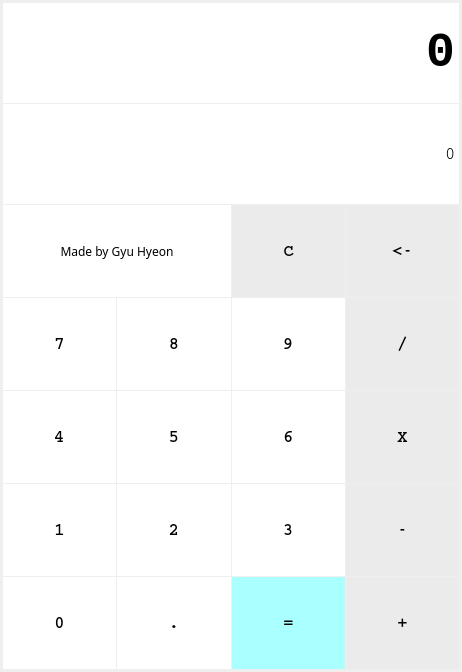
<?xml version="1.0" encoding="UTF-8"?>
<ui version="4.0">
 <class>Dialog</class>
 <widget class="QDialog" name="Dialog">
  <property name="geometry">
   <rect>
    <x>0</x>
    <y>0</y>
    <width>462</width>
    <height>672</height>
   </rect>
  </property>
  <property name="minimumSize">
   <size>
    <width>462</width>
    <height>672</height>
   </size>
  </property>
  <property name="maximumSize">
   <size>
    <width>462</width>
    <height>672</height>
   </size>
  </property>
  <property name="windowTitle">
   <string>규현계산기</string>
  </property>
  <property name="windowIcon">
   <iconset>
    <normaloff>../calculator.png</normaloff>../calculator.png</iconset>
  </property>
  <property name="styleSheet">
   <string notr="true"/>
  </property>
  <layout class="QVBoxLayout" name="verticalLayout_2">
   <property name="spacing">
    <number>1</number>
   </property>
   <property name="leftMargin">
    <number>1</number>
   </property>
   <property name="topMargin">
    <number>1</number>
   </property>
   <property name="rightMargin">
    <number>1</number>
   </property>
   <property name="bottomMargin">
    <number>1</number>
   </property>
   <item>
    <widget class="QWidget" name="widget" native="true">
     <layout class="QHBoxLayout" name="horizontalLayout">
      <property name="spacing">
       <number>0</number>
      </property>
      <property name="leftMargin">
       <number>1</number>
      </property>
      <property name="topMargin">
       <number>1</number>
      </property>
      <property name="rightMargin">
       <number>1</number>
      </property>
      <property name="bottomMargin">
       <number>1</number>
      </property>
      <item>
       <layout class="QVBoxLayout" name="verticalLayout">
        <property name="spacing">
         <number>1</number>
        </property>
        <property name="leftMargin">
         <number>1</number>
        </property>
        <property name="topMargin">
         <number>1</number>
        </property>
        <property name="rightMargin">
         <number>1</number>
        </property>
        <property name="bottomMargin">
         <number>1</number>
        </property>
        <item>
         <widget class="QLineEdit" name="lineEdit_re">
          <property name="minimumSize">
           <size>
            <width>0</width>
            <height>100</height>
           </size>
          </property>
          <property name="font">
           <font>
            <family>Courier New</family>
            <pointsize>36</pointsize>
            <weight>75</weight>
            <bold>true</bold>
           </font>
          </property>
          <property name="text">
           <string>0</string>
          </property>
          <property name="frame">
           <bool>false</bool>
          </property>
          <property name="alignment">
           <set>Qt::AlignRight|Qt::AlignTrailing|Qt::AlignVCenter</set>
          </property>
         </widget>
        </item>
        <item>
         <widget class="QLineEdit" name="lineEdit_fo">
          <property name="minimumSize">
           <size>
            <width>0</width>
            <height>100</height>
           </size>
          </property>
          <property name="font">
           <font>
            <family>Courier</family>
            <pointsize>13</pointsize>
            <weight>50</weight>
            <bold>false</bold>
           </font>
          </property>
          <property name="text">
           <string>0</string>
          </property>
          <property name="frame">
           <bool>false</bool>
          </property>
          <property name="alignment">
           <set>Qt::AlignRight|Qt::AlignTrailing|Qt::AlignVCenter</set>
          </property>
         </widget>
        </item>
        <item>
         <layout class="QGridLayout" name="gridLayout">
          <property name="spacing">
           <number>1</number>
          </property>
          <item row="0" column="2">
           <widget class="QPushButton" name="pushButton_cl">
            <property name="minimumSize">
             <size>
              <width>100</width>
              <height>92</height>
             </size>
            </property>
            <property name="font">
             <font>
              <family>Courier</family>
              <pointsize>13</pointsize>
              <weight>75</weight>
              <italic>false</italic>
              <bold>true</bold>
             </font>
            </property>
            <property name="styleSheet">
             <string notr="true">background-color: rgb(235, 235, 235);
border: 0pt;


</string>
            </property>
            <property name="text">
             <string>C</string>
            </property>
           </widget>
          </item>
          <item row="0" column="3">
           <widget class="QPushButton" name="pushButton_ba">
            <property name="minimumSize">
             <size>
              <width>100</width>
              <height>92</height>
             </size>
            </property>
            <property name="font">
             <font>
              <family>Courier</family>
              <pointsize>13</pointsize>
              <weight>75</weight>
              <italic>false</italic>
              <bold>true</bold>
             </font>
            </property>
            <property name="styleSheet">
             <string notr="true">background-color: rgb(235, 235, 235);
border: 0pt;


</string>
            </property>
            <property name="text">
             <string>&lt;-</string>
            </property>
           </widget>
          </item>
          <item row="1" column="0">
           <widget class="QPushButton" name="pushButton_7">
            <property name="minimumSize">
             <size>
              <width>100</width>
              <height>92</height>
             </size>
            </property>
            <property name="font">
             <font>
              <family>Courier</family>
              <pointsize>13</pointsize>
              <weight>75</weight>
              <italic>false</italic>
              <bold>true</bold>
             </font>
            </property>
            <property name="styleSheet">
             <string notr="true">background-color: rgb(255, 255, 255);
border: 0pt;


</string>
            </property>
            <property name="text">
             <string>7</string>
            </property>
           </widget>
          </item>
          <item row="1" column="1">
           <widget class="QPushButton" name="pushButton_8">
            <property name="minimumSize">
             <size>
              <width>100</width>
              <height>92</height>
             </size>
            </property>
            <property name="font">
             <font>
              <family>Courier</family>
              <pointsize>13</pointsize>
              <weight>75</weight>
              <italic>false</italic>
              <bold>true</bold>
             </font>
            </property>
            <property name="styleSheet">
             <string notr="true">background-color: rgb(255, 255, 255);
border: 0pt;


</string>
            </property>
            <property name="text">
             <string>8</string>
            </property>
           </widget>
          </item>
          <item row="1" column="2">
           <widget class="QPushButton" name="pushButton_9">
            <property name="minimumSize">
             <size>
              <width>100</width>
              <height>92</height>
             </size>
            </property>
            <property name="font">
             <font>
              <family>Courier</family>
              <pointsize>13</pointsize>
              <weight>75</weight>
              <italic>false</italic>
              <bold>true</bold>
             </font>
            </property>
            <property name="styleSheet">
             <string notr="true">background-color: rgb(255, 255, 255);
border: 0pt;

</string>
            </property>
            <property name="text">
             <string>9</string>
            </property>
           </widget>
          </item>
          <item row="1" column="3">
           <widget class="QPushButton" name="pushButton_di">
            <property name="minimumSize">
             <size>
              <width>100</width>
              <height>92</height>
             </size>
            </property>
            <property name="font">
             <font>
              <family>Courier</family>
              <pointsize>13</pointsize>
              <weight>75</weight>
              <italic>false</italic>
              <bold>true</bold>
             </font>
            </property>
            <property name="styleSheet">
             <string notr="true">background-color: rgb(235, 235, 235);
border: 0pt;


</string>
            </property>
            <property name="text">
             <string>/</string>
            </property>
           </widget>
          </item>
          <item row="2" column="0">
           <widget class="QPushButton" name="pushButton_4">
            <property name="minimumSize">
             <size>
              <width>100</width>
              <height>92</height>
             </size>
            </property>
            <property name="font">
             <font>
              <family>Courier</family>
              <pointsize>13</pointsize>
              <weight>75</weight>
              <italic>false</italic>
              <bold>true</bold>
             </font>
            </property>
            <property name="styleSheet">
             <string notr="true">background-color: rgb(255, 255, 255);
border: 0pt;


</string>
            </property>
            <property name="text">
             <string>4</string>
            </property>
           </widget>
          </item>
          <item row="2" column="1">
           <widget class="QPushButton" name="pushButton_5">
            <property name="minimumSize">
             <size>
              <width>100</width>
              <height>92</height>
             </size>
            </property>
            <property name="font">
             <font>
              <family>Courier</family>
              <pointsize>13</pointsize>
              <weight>75</weight>
              <italic>false</italic>
              <bold>true</bold>
             </font>
            </property>
            <property name="styleSheet">
             <string notr="true">background-color: rgb(255, 255, 255);
border: 0pt;

</string>
            </property>
            <property name="text">
             <string>5</string>
            </property>
           </widget>
          </item>
          <item row="2" column="2">
           <widget class="QPushButton" name="pushButton_6">
            <property name="minimumSize">
             <size>
              <width>100</width>
              <height>92</height>
             </size>
            </property>
            <property name="font">
             <font>
              <family>Courier</family>
              <pointsize>13</pointsize>
              <weight>75</weight>
              <italic>false</italic>
              <bold>true</bold>
             </font>
            </property>
            <property name="styleSheet">
             <string notr="true">background-color: rgb(255, 255, 255);
border: 0pt;

</string>
            </property>
            <property name="text">
             <string>6</string>
            </property>
           </widget>
          </item>
          <item row="2" column="3">
           <widget class="QPushButton" name="pushButton_mu">
            <property name="minimumSize">
             <size>
              <width>100</width>
              <height>92</height>
             </size>
            </property>
            <property name="font">
             <font>
              <family>Courier</family>
              <pointsize>13</pointsize>
              <weight>75</weight>
              <italic>false</italic>
              <bold>true</bold>
             </font>
            </property>
            <property name="styleSheet">
             <string notr="true">background-color: rgb(235, 235, 235);
border: 0pt;


</string>
            </property>
            <property name="text">
             <string>X</string>
            </property>
           </widget>
          </item>
          <item row="3" column="0">
           <widget class="QPushButton" name="pushButton_1">
            <property name="minimumSize">
             <size>
              <width>100</width>
              <height>92</height>
             </size>
            </property>
            <property name="font">
             <font>
              <family>Courier</family>
              <pointsize>13</pointsize>
              <weight>75</weight>
              <italic>false</italic>
              <bold>true</bold>
             </font>
            </property>
            <property name="styleSheet">
             <string notr="true">background-color: rgb(255, 255, 255);
border: 0pt;


</string>
            </property>
            <property name="text">
             <string>1</string>
            </property>
           </widget>
          </item>
          <item row="3" column="1">
           <widget class="QPushButton" name="pushButton_2">
            <property name="minimumSize">
             <size>
              <width>100</width>
              <height>92</height>
             </size>
            </property>
            <property name="font">
             <font>
              <family>Courier</family>
              <pointsize>13</pointsize>
              <weight>75</weight>
              <italic>false</italic>
              <bold>true</bold>
             </font>
            </property>
            <property name="styleSheet">
             <string notr="true">background-color: rgb(255, 255, 255);
border: 0pt;


</string>
            </property>
            <property name="text">
             <string>2</string>
            </property>
           </widget>
          </item>
          <item row="3" column="2">
           <widget class="QPushButton" name="pushButton_3">
            <property name="minimumSize">
             <size>
              <width>100</width>
              <height>92</height>
             </size>
            </property>
            <property name="font">
             <font>
              <family>Courier</family>
              <pointsize>13</pointsize>
              <weight>75</weight>
              <italic>false</italic>
              <bold>true</bold>
             </font>
            </property>
            <property name="styleSheet">
             <string notr="true">background-color: rgb(255, 255, 255);
border: 0pt;


</string>
            </property>
            <property name="text">
             <string>3</string>
            </property>
           </widget>
          </item>
          <item row="3" column="3">
           <widget class="QPushButton" name="pushButton_mi">
            <property name="minimumSize">
             <size>
              <width>100</width>
              <height>92</height>
             </size>
            </property>
            <property name="font">
             <font>
              <family>Courier</family>
              <pointsize>13</pointsize>
              <weight>75</weight>
              <italic>false</italic>
              <bold>true</bold>
             </font>
            </property>
            <property name="styleSheet">
             <string notr="true">background-color: rgb(235, 235, 235);
border: 0pt;


</string>
            </property>
            <property name="text">
             <string>-</string>
            </property>
           </widget>
          </item>
          <item row="4" column="0">
           <widget class="QPushButton" name="pushButton_0">
            <property name="minimumSize">
             <size>
              <width>100</width>
              <height>92</height>
             </size>
            </property>
            <property name="font">
             <font>
              <family>Courier</family>
              <pointsize>13</pointsize>
              <weight>75</weight>
              <italic>false</italic>
              <bold>true</bold>
             </font>
            </property>
            <property name="styleSheet">
             <string notr="true">background-color: rgb(255, 255, 255);
border: 0pt;


</string>
            </property>
            <property name="text">
             <string>0</string>
            </property>
           </widget>
          </item>
          <item row="4" column="1">
           <widget class="QPushButton" name="pushButton_do">
            <property name="minimumSize">
             <size>
              <width>100</width>
              <height>92</height>
             </size>
            </property>
            <property name="font">
             <font>
              <family>Courier</family>
              <pointsize>13</pointsize>
              <weight>75</weight>
              <italic>false</italic>
              <bold>true</bold>
             </font>
            </property>
            <property name="styleSheet">
             <string notr="true">background-color: rgb(255, 255, 255);
border: 0pt;


</string>
            </property>
            <property name="text">
             <string>.</string>
            </property>
           </widget>
          </item>
          <item row="4" column="2">
           <widget class="QPushButton" name="pushButton_eq">
            <property name="minimumSize">
             <size>
              <width>100</width>
              <height>92</height>
             </size>
            </property>
            <property name="font">
             <font>
              <family>Courier</family>
              <pointsize>13</pointsize>
              <weight>75</weight>
              <italic>false</italic>
              <bold>true</bold>
             </font>
            </property>
            <property name="styleSheet">
             <string notr="true">background-color: rgb(170, 255, 255);
border: 0pt;


</string>
            </property>
            <property name="text">
             <string>=</string>
            </property>
           </widget>
          </item>
          <item row="4" column="3">
           <widget class="QPushButton" name="pushButton_pl">
            <property name="minimumSize">
             <size>
              <width>100</width>
              <height>92</height>
             </size>
            </property>
            <property name="font">
             <font>
              <family>Courier</family>
              <pointsize>13</pointsize>
              <weight>75</weight>
              <italic>false</italic>
              <bold>true</bold>
             </font>
            </property>
            <property name="styleSheet">
             <string notr="true">background-color: rgb(235, 235, 235);
border: 0pt;


</string>
            </property>
            <property name="text">
             <string>+</string>
            </property>
           </widget>
          </item>
          <item row="0" column="0" colspan="2">
           <widget class="QPushButton" name="pushButton_gh">
            <property name="minimumSize">
             <size>
              <width>202</width>
              <height>92</height>
             </size>
            </property>
            <property name="font">
             <font>
              <family>휴먼편지체</family>
             </font>
            </property>
            <property name="styleSheet">
             <string notr="true">background-color: rgb(255, 255, 255);
border: 0pt;</string>
            </property>
            <property name="text">
             <string>Made by Gyu Hyeon</string>
            </property>
           </widget>
          </item>
         </layout>
        </item>
       </layout>
      </item>
     </layout>
    </widget>
   </item>
  </layout>
 </widget>
 <resources/>
 <connections/>
</ui>
